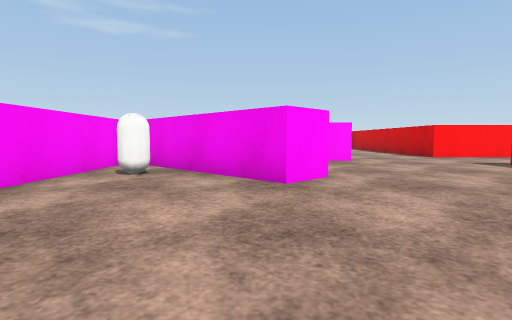
view 1 (above)

18 first-person views from a walk through a scene from a Unity 3-D project. The camera is 0.58 m above the floor, tilts 4° down and sees 80° across. The floor is counted in squares, 1 m on a side. Each view is taken from the middle of a square. On the plan, view 1 faces up. The plan holds only what a view shows up to about 9 squares ahead; the rest is blank. The player is left out. Surface patterns are stand-ins for the level's own textures.

view 2
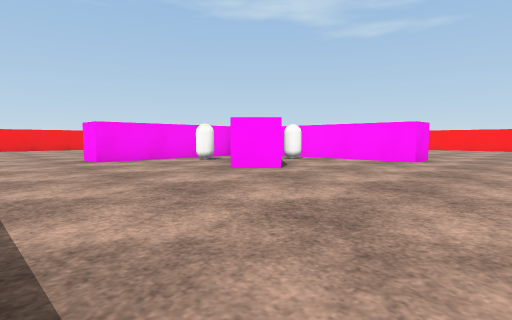

view 3
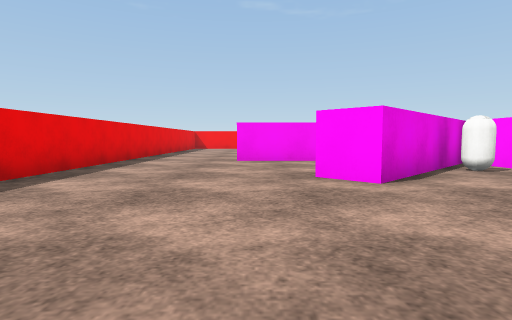

view 4
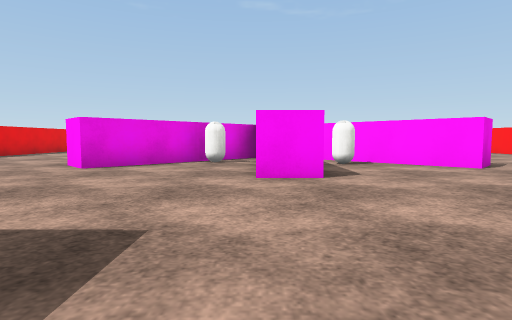

view 5
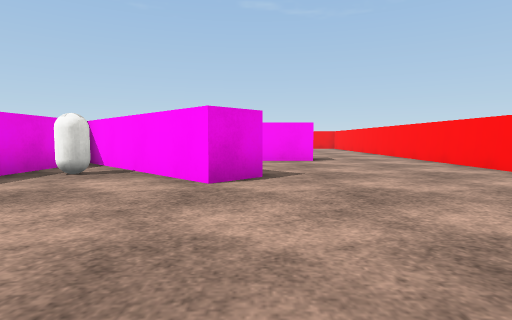

view 6
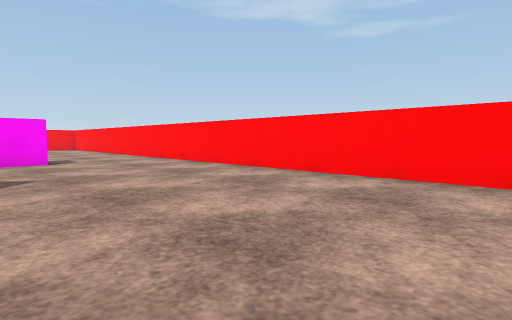

view 7
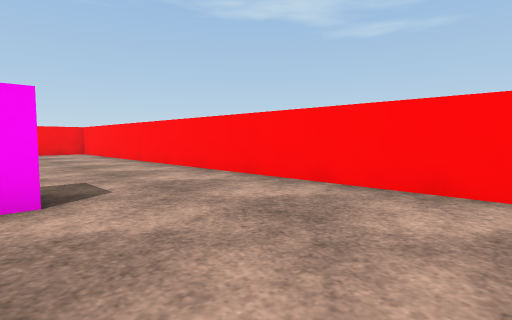

view 8
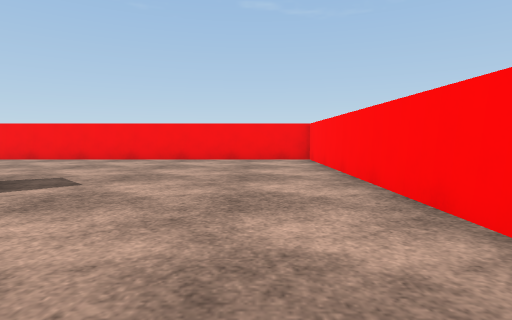

view 9
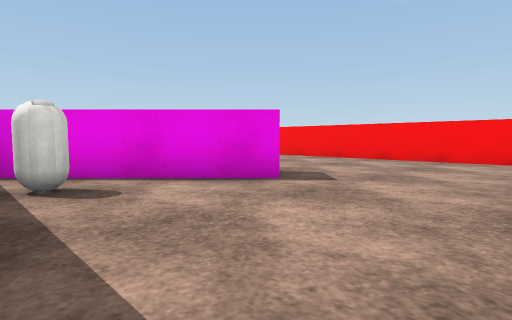

view 10
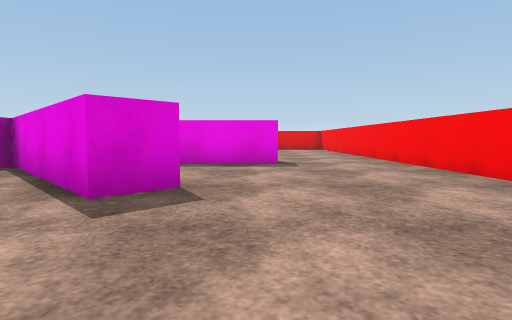

view 11
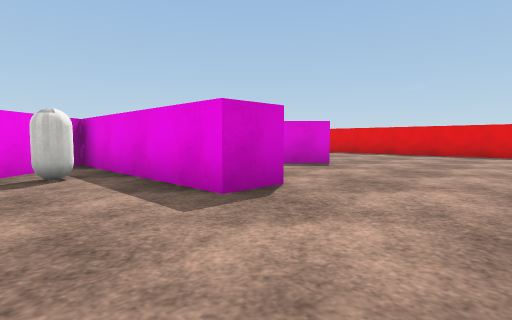

view 12
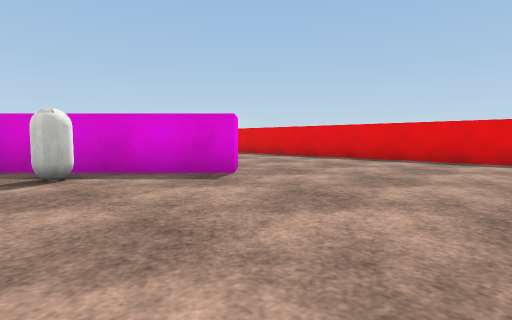

view 13
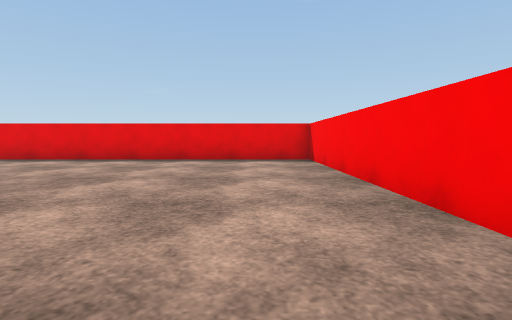

view 14
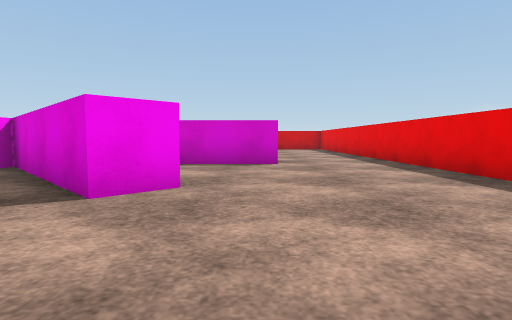

view 15
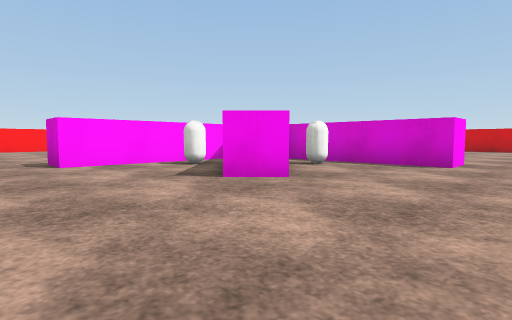

view 16
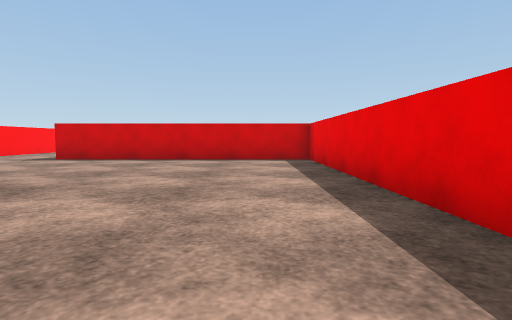

view 17
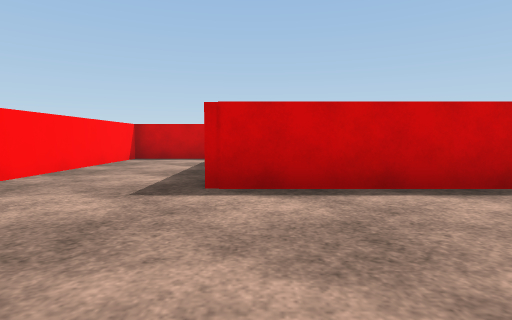

view 18
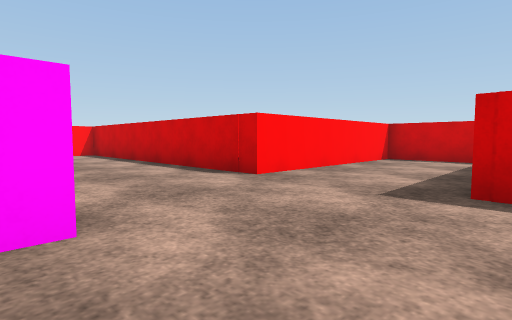

### Floor plan
Points are (right, up) in squares from view 1. A wall is a line through its corners. A room is listed if a view was taken in it or the views show most of it. See-through windows are left out.
Room 1 (views 1, 2, 3, 4, 5, 6, 7, 8, 9, 10, 11, 12, 13, 14, 15, 16, 17, 18)
walls: (-2.1, 7.8) (1.1, 4.6) (0.4, 3.9) (-2.4, 6.7); (-1.1, 9) (0.4, 9); (-3, 6.6) (-3, 2.5) (-4, 2.5) (-4, 6.6); (2.5, 9.1) (2.5, 8) (-1.5, 8); (-5.4, 8) (-9.5, 8) (-9.5, 9) (-4.7, 9); (0.4, 13.1) (1.1, 12.4) (-2.3, 9); (-5.7, 10) (-6.3, 10.5); (-7.3, 3.8) (-8.1, 4.6) (-4.7, 8); (-3, 14.6) (-3, 13.1); (-8.2, 12.3) (-7.4, 13.1) (-4, 9.7); (10.8, 7.4) (10.8, 9.5) (5.5, 9.5) (5.5, 15.2); (4.6, 17.5) (-12.5, 17.5) (-12.5, -0.5) (5.5, -0.5) (5.5, 6.6)
objects: capsule (-7, 7); capsule (-7, 10); capsule (-5, 5); capsule (-5, 12); capsule (-2, 5); capsule (0, 10)

Positions as (right, up) in squares from view 1, and headings:
1: (0, 0), facing up
2: (5, 0), facing up-left
3: (5, 3), facing left
4: (7, 8), facing left
5: (5, 13), facing left
6: (5, 13), facing up-left
7: (0, 14), facing up-left
8: (-4, 16), facing left
9: (-4, 16), facing down-left
10: (-9, 16), facing down
11: (-12, 11), facing down-right
12: (-12, 8), facing down-right
13: (-11, 8), facing down
14: (-11, 3), facing right
15: (-11, 1), facing up-right
16: (-3, 1), facing right
17: (2, 6), facing right
18: (2, 6), facing up-right
